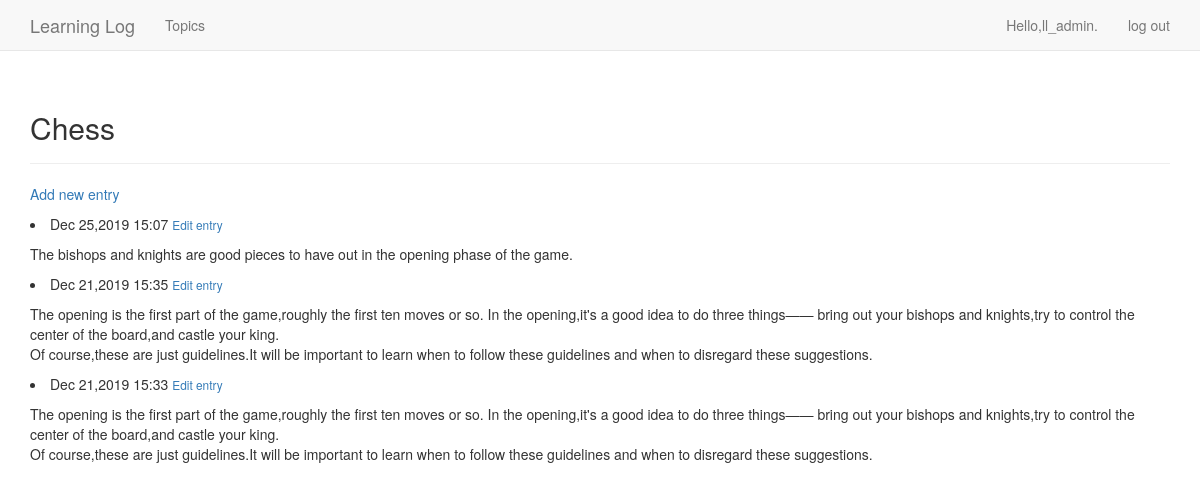
Screenshot of /topic/1/ (signed in) with the database file from the repository.
### learning_logs/models.py (models this page shows, shortened)
class Topic(models.Model):
    text = models.CharField(max_length=200)
    data_added = models.DateTimeField(auto_now_add=True)
    owner = models.ForeignKey(User,on_delete=models.CASCADE)
    def __str__(self):
      return self.text

class Entry(models.Model):
  topic = models.ForeignKey(Topic,on_delete=models.CASCADE)#提供一个多对一关系
  text = models.TextField()
  data_added =models.DateTimeField(auto_now_add=True)
  class Meta:
    verbose_name_plural = 'entries'

### learning_logs/views.py (the view)
# urls.py: re_path(r"topic/(?P<topic_id>\d+)/",views.topic,name='topic'),
@login_required
def topic(request,topic_id):
    topic = Topic.objects.get(id=topic_id)
    check_topic_owner(request, topic)
    entries = topic.entry_set.order_by("-data_added")
    context = {'topic':topic,'entries':entries}
    return render(request,'learning_logs/topic.html',context)

### learning_logs/views.py (called while the page is built)
def check_topic_owner(request,topic):
    if topic.owner != request.user:
        raise Http404

### learning_logs/templates/learning_logs/topic.html
{% extends "learning_logs/base.html" %}
{% block header %}
    <h2>{{ topic }}</h2>
{% endblock header %}
{% block content %}
    <p>
        <a href="{% url 'learning_logs:new_entry' topic.id %}"> Add new entry</a>
    </p>
    {% for entry in entries %}
        <div>
            <li>
                {{ entry.data_added|date:'M d,Y H:i' }}
                <small>
                    <a href="{% url 'learning_logs:edit_entry' entry.id %}">Edit entry</a>
                </small>
            </li>
            <p>{{ entry.text|linebreaks }}</p>
        </div>
    {% empty %}
        <li>
            There are no entries for this topic yet.
        </li>
    {% endfor %}
{% endblock content %}

### learning_logs/templates/learning_logs/base.html (shortened to what this page needs)
{% load bootstrap3 %}
<!DOCTYPE html>
<html lang="en">
  <head>
    {% bootstrap_css %}
  </head>
  <body>
    <nav class="navbar navbar-default navbar-static-top">
      <div class="container">
        <div class="navbar-header">
          <a class="navbar-brand" href="{% url 'learning_logs:index' %}">Learning Log</a>
        </div>
        <div id="navbar" class="navbar-collapse collapse">
          <ul class="nav navbar-nav">
            <li>
              <a href="{% url 'learning_logs:topics' %}">Topics</a>
            </li>
          </ul>
          <ul class="nav navbar-nav navbar-right">
            {% if user.is_authenticated %}
              <li>
                <a>Hello,{{ user.username }}.</a>
              </li>
              <li>
                <a href="{% url 'users:logout' %}">log out</a>
              </li>
            {% endif %}
          </ul>
        </div>
      </div>
    </nav>
    <div class="container">
      <div class="page-header">
        {% block header %}
        {% endblock header %}
      </div>
      <div>
        {% block content %}
        {% endblock content %}
      </div>
    </div>
  </body>
</html>

### rows the page displays
Topic: text "Chess"
Entry: data_added "Dec 25,2019 15:07", text "The bishops and knights are good pieces to have out in the opening phase of the game."
Entry: data_added "Dec 21,2019 15:35", text "The opening is the first part of the game,roughly the first ten moves or so. In the opening,it's a good idea to do three things—— bring out your bishops and knights,try to control the center of the board,and castle your king. Of course,these are just guidelines.It will be important to learn when to follow these guidelines and when to disregard these suggestions."
Entry: data_added "Dec 21,2019 15:33", text "The opening is the first part of the game,roughly the first ten moves or so. In the opening,it's a good idea to do three things—— bring out your bishops and knights,try to control the center of the board,and castle your king. Of course,these are just guidelines.It will be important to learn when to follow these guidelines and when to disregard these suggestions."

### other values shown
{{ user.username }} "ll_admin"
